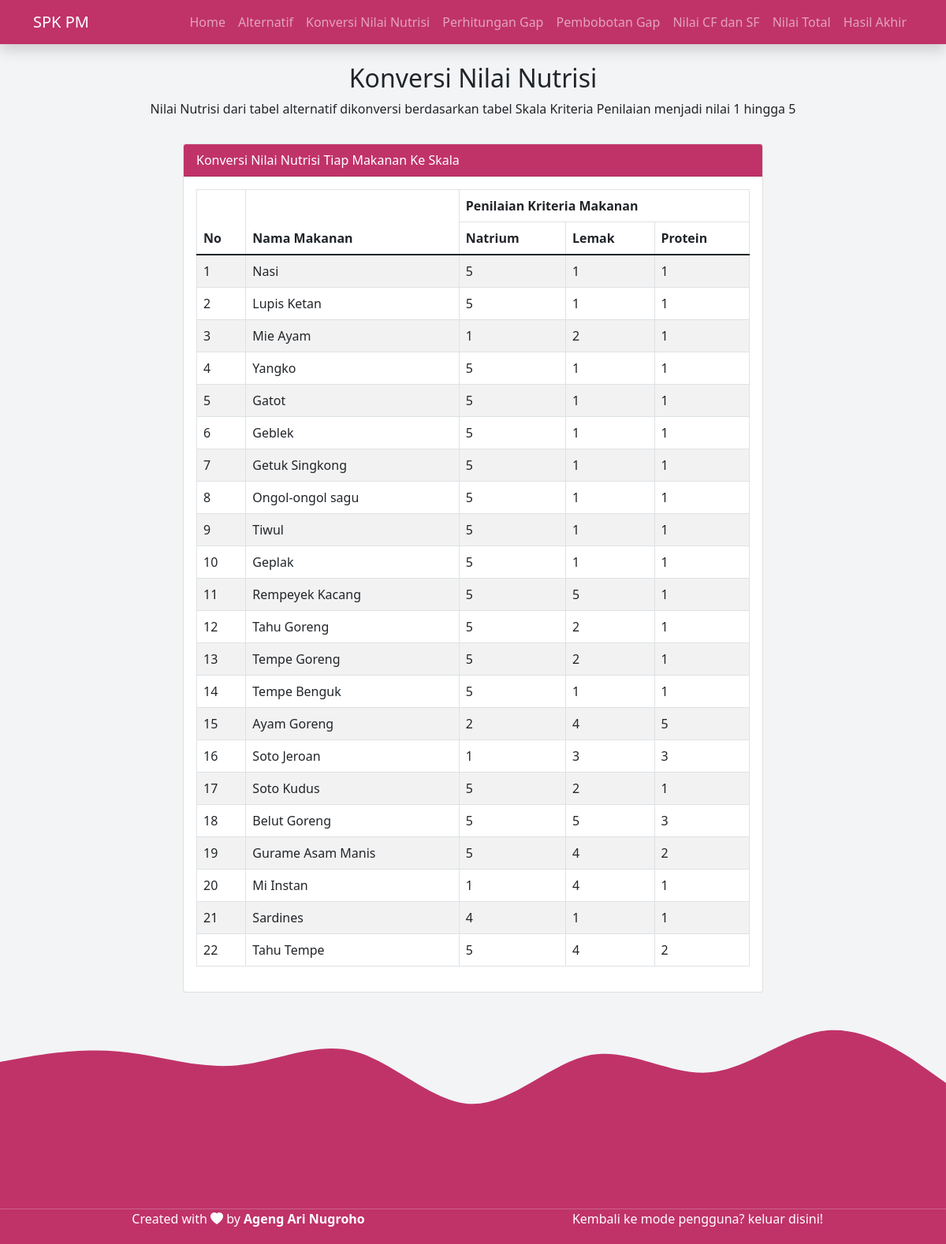
The app's page /admin/nilai_skala.php (signed in) with its own data.
### tables this page shows
CREATE TABLE `food` (
  `id_makanan` int(10) NOT NULL,
  `name` varchar(50) NOT NULL,
  `natrium` float NOT NULL,
  `lemak` float NOT NULL,
  `protein` float NOT NULL
);

### admin/inc/perhitungan/profile_matching.php (called while the page is built, shortened)
<?php
                        $nat = $data['natrium'];
                        $le = $data['lemak'];
                        $pr = $data['protein'];
                        if ($nat >= 851) {
                            $natrium = 1;
                        } elseif ($nat >= 501) {
                            $natrium = 2;
                        } elseif ($nat >= 351) {
                            $natrium = 3;
                        } elseif ($nat >= 151) {
                            $natrium = 4;
                        } else {
                            $natrium = 5;
                        }
                        if ($le >= 36) {
                            $lemak = 5;
                        } elseif ($le >= 26) {
                            $lemak = 4;
                        } elseif ($le >= 16) {
                            $lemak = 3;
                        } elseif ($le >= 6) {
                            $lemak = 2;
                        } else {
                            $lemak = 1;
                        }
                        if ($pr >= 96) {
                            $protein = 5;
                        } elseif ($pr >= 73) {
                            $protein = 4;
                        } elseif ($pr >= 49) {
                            $protein = 3;
                        } elseif ($pr >= 25) {
                            $protein = 2;
                        } else {
                            $protein = 1;
                        }
                    ?>

### admin/nilai_skala.php (the view, shortened to what this page needs)
<!DOCTYPE html>
<html lang="en">
  <head>
    <link href="https://cdn.jsdelivr.net/npm/bootstrap@5.1.3/dist/css/bootstrap.min.css" rel="stylesheet" />
    <link rel="stylesheet" href="https://cdn.jsdelivr.net/npm/bootstrap-icons@1.5.0/font/bootstrap-icons.css" />
  </head>
  <body id="home">
	<div>
		<?php include "inc/navbar.php"; ?>
	</div>
    <section style="background-color: #f3f4f5">
      <div class="container" style="padding-top: 5rem">
        <div class="row">
          <div class="col text-center">
            <h2>Konversi Nilai Nutrisi</h2>
            <p>Nilai Nutrisi dari tabel alternatif dikonversi berdasarkan tabel Skala Kriteria Penilaian menjadi nilai 1 hingga 5</p>
          </div>
        </div>
        <div class="row justify-content-center">
          <div class="col-md-8">
            <div class="card mt-3 mb-2">
              <div class="card-header text-white" style="background-color: #c03369">Konversi Nilai Nutrisi Tiap Makanan Ke Skala</div>
              <div class="card-body">
                <table class="table table-striped table-bordered table-hover">
                  <thead>
                    <tr>
                      <th rowspan="2">No</th>
                      <th rowspan="2">Nama Makanan</th>
                      <th colspan="3">Penilaian Kriteria Makanan</th>
                    </tr>
                    <tr>
                      <th>Natrium</th>
                      <th>Lemak</th>
                      <th>Protein</th>
                    </tr>
                  </thead>
                  <tbody>
                    <?php
                      $perhitungan = mysql_query("SELECT  *  FROM  food order by id_makanan asc");
                      $no = 1;
                      while ($data = mysql_fetch_array($perhitungan)) {
                      include "inc/perhitungan/profile_matching.php";
                    ?>
                      <tr>
                        <td><?php echo $no++;  ?></td>
                        <td><?php echo $data[name];  ?></td>
                        <td><?php echo number_format($natrium); ?></td>
                        <td><?php echo number_format($lemak); ?></td>
                        <td><?php echo number_format($protein); ?></td>
                      </tr>
                    <?php
                      }
                    ?>
                  </tbody>
                </table>
              </div>
            </div>
          </div>
        </div>
      </div>
    </section>
  <div>
    <?php include "inc/footer.php"; ?>
  </div>
  </body>
</html>

### records on screen
food: name "Nasi", natrium "5", lemak "1", protein "1"
food: name "Lupis Ketan", natrium "5", lemak "1", protein "1"
food: name "Mie Ayam", natrium "1", lemak "2", protein "1"
food: name "Yangko", natrium "5", lemak "1", protein "1"
food: name "Gatot", natrium "5", lemak "1", protein "1"
food: name "Geblek", natrium "5", lemak "1", protein "1"
food: name "Getuk Singkong", natrium "5", lemak "1", protein "1"
food: name "Ongol-ongol sagu", natrium "5", lemak "1", protein "1"
food: name "Tiwul", natrium "5", lemak "1", protein "1"
food: name "Geplak", natrium "5", lemak "1", protein "1"
food: name "Rempeyek Kacang", natrium "5", lemak "5", protein "1"
food: name "Tahu Goreng", natrium "5", lemak "2", protein "1"
food: name "Tempe Goreng", natrium "5", lemak "2", protein "1"
food: name "Tempe Benguk", natrium "5", lemak "1", protein "1"
food: name "Ayam Goreng", natrium "2", lemak "4", protein "5"
food: name "Soto Jeroan", natrium "1", lemak "3", protein "3"
food: name "Soto Kudus", natrium "5", lemak "2", protein "1"
food: name "Belut Goreng", natrium "5", lemak "5", protein "3"
food: name "Gurame Asam Manis", natrium "5", lemak "4", protein "2"
food: name "Mi Instan", natrium "1", lemak "4", protein "1"
food: name "Sardines", natrium "4", lemak "1", protein "1"
food: name "Tahu Tempe", natrium "5", lemak "4", protein "2"
